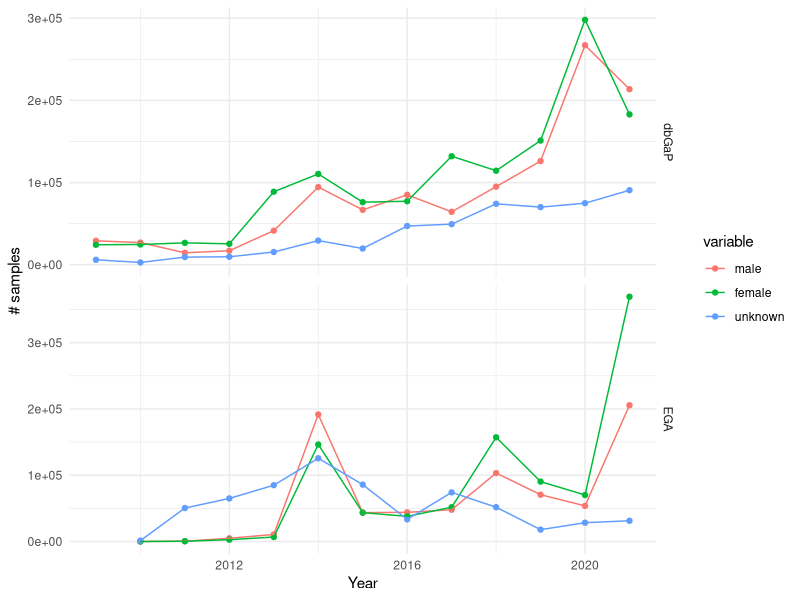
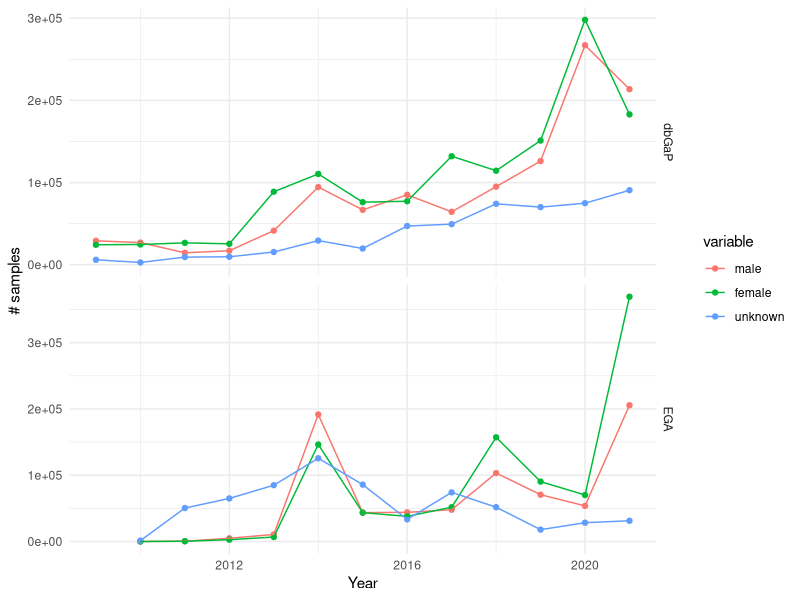

These charts were generated, in order, by the following R code:
#########################################
library(data.table)
library(reshape2)
library(ggplot2)
library(stringr)
library(lubridate)
library(dplyr)

ega = fread("../../ega/all_EGA_samples.txt")
ega$year = str_split_fixed(ega$date_study, '-', 2)[,1]
colnames(ega)[1] = "study_id"
ega_m = melt(ega, id.vars = c("study_id", "repository", "date_study", "year", "total"))
ega_m$year[ega_m$year=="1980"] = "NA"

dbgap = fread("./dbgap_may2024.csv")
dbgap$repository = "dbGaP"
dbgap = dbgap[,-3]


dbgap_m = melt(dbgap, id.vars= c("study_id", 'year', "total", "repository"))
dbgap_m$year[dbgap_m$year==""] = NA

ega_dbgap = rbindlist(list(ega_m,dbgap_m), fill = T)

ll2 = ega_dbgap%>% group_by(year, repository, variable) %>% summarise(samples = sum(value))
samples_year=ggplot(subset(ll2),
                    aes(x = as.numeric(year), y = samples, group = variable, color = variable))+
  geom_point()+
  geom_line()+
  facet_grid(repository~., scales="free_y")+
  theme_minimal()+
  ylab("# samples")+
  xlab("Year")

samples_year


png('../../figures/figureS1_may2024.png',
    width = 2500, height = 1000, res = 300)
samples_year
dev.off()
